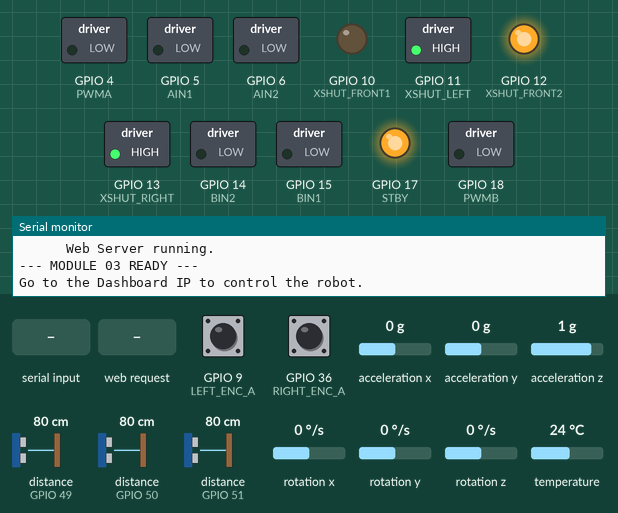
This sketch was run on a simulated ESP32-S3. On the bench: switched loads named in the sketch (green lamp = pin HIGH), output pins drawn as LEDs (lit = HIGH), the last lines printed to the serial monitor. The inputs (shaded band) are chosen by the test bench; at power-on: distance to the obstacle (sensors on GPIO 50, GPIO 51, GPIO 49) 80 cm, GPIO 9 (LEFT_ENC_A) HIGH, GPIO 36 (RIGHT_ENC_A) HIGH, acceleration x 0 g, acceleration y 0 g, acceleration z 1 g, rotation x 0 °/s, rotation y 0 °/s, rotation z 0 °/s, temperature 24 °C. WiFi joins after 1.5 s; servers stay silent unless stated.

Above: at 6.3 s.
6.4 s: "m" received over Serial
At 7.2 s:
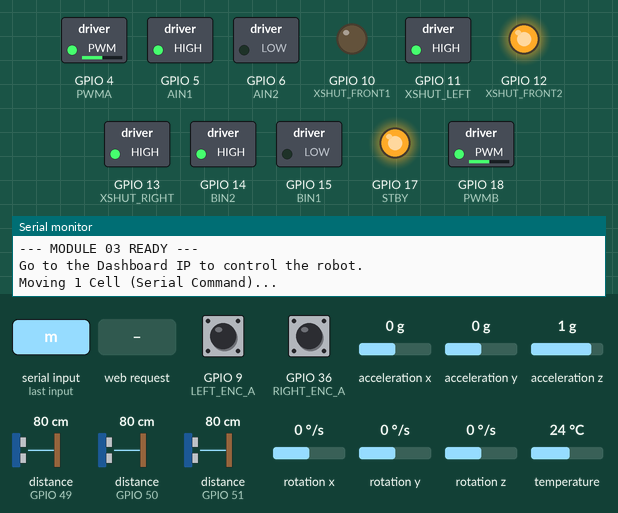
8.0 s: distance to the obstacle (sensor on GPIO 50) set to 2 cm
At 9.2 s:
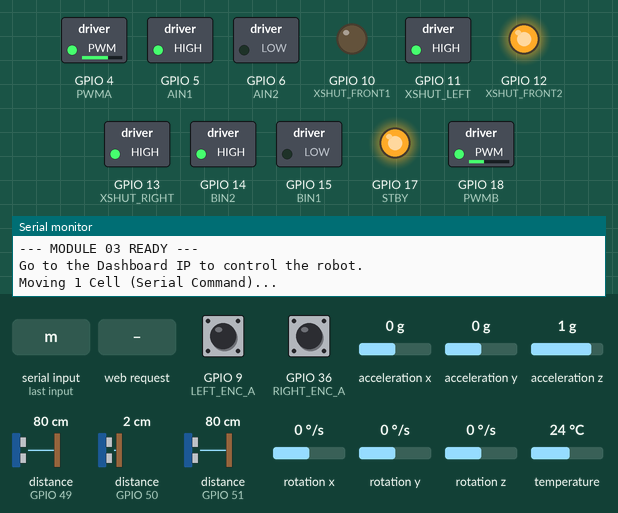
9.5 s: HTTP request GET /stop received
At 10.1 s:
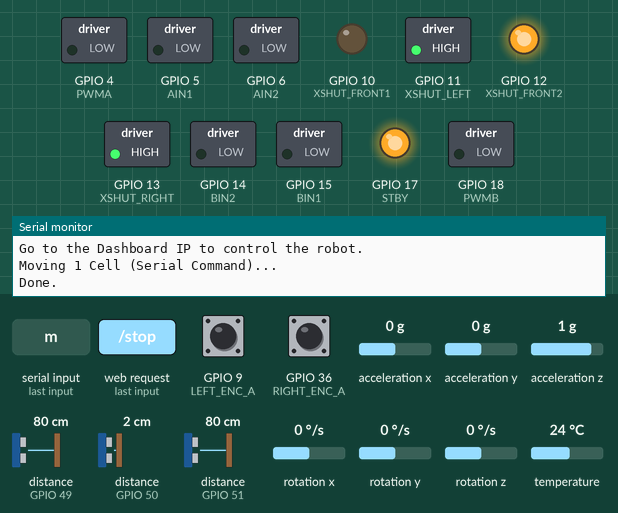
11.0 s: "m90\n" received over Serial
At 12.3 s:
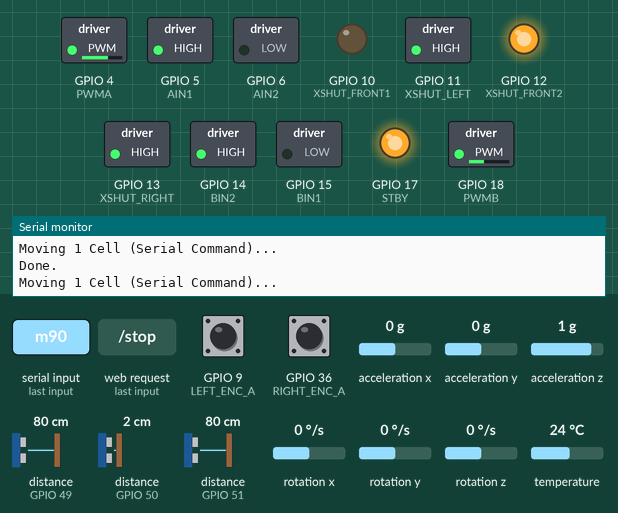
12.6 s: distance to the obstacle (sensor on GPIO 51) set to 4 cm
At 13.3 s:
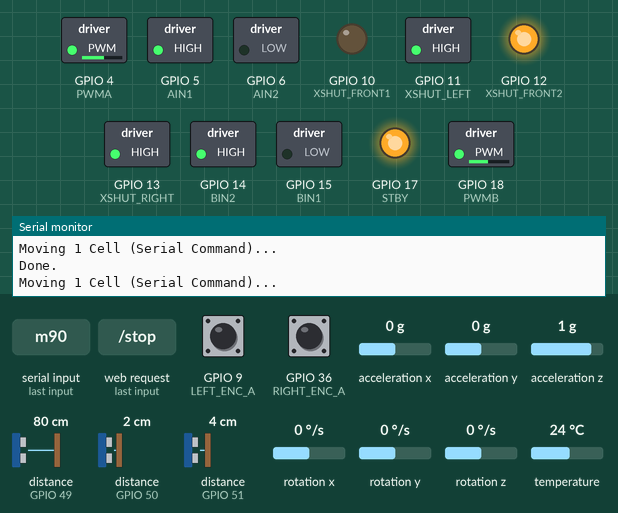
14.1 s: distance to the obstacle (sensor on GPIO 50) set to 120 cm
At 15.4 s:
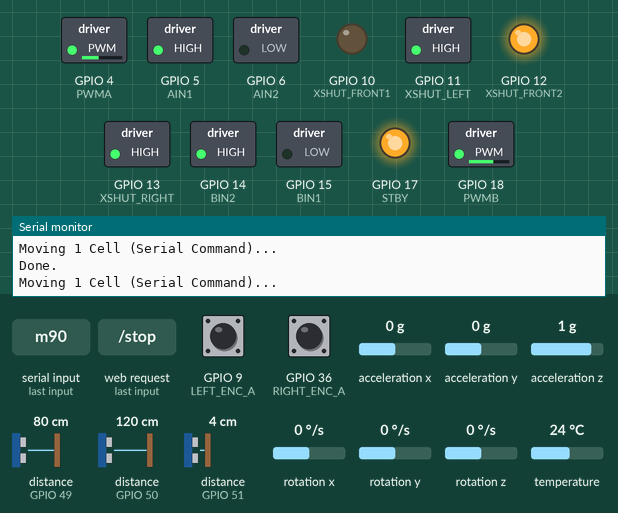
Timing chart, 0 to 16.6 s (numbered marks = the images above; inputs shaded):
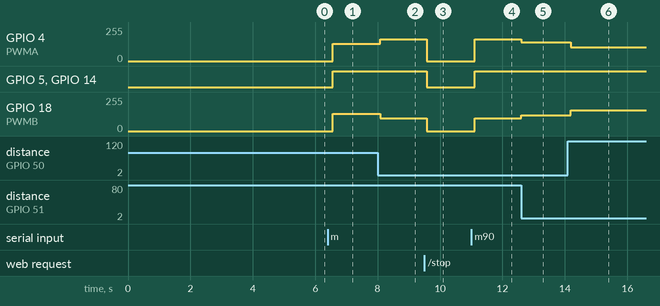

Measured:
- after the input at 6.4 s, GPIO 4 (PWMA), GPIO 18 (PWMB): 0/255 → 129/255 after 0.16 s; GPIO 5 (AIN1), GPIO 14 (BIN2): LOW → HIGH after 0.16 s
- after the input at 8.0 s, GPIO 4 (PWMA): 129/255 → 164/255 after 0.08 s; GPIO 18 (PWMB): 129/255 → 95/255 after 0.08 s
- after the input at 9.5 s, GPIO 4 (PWMA): 164/255 → 0/255 after 0.08 s; GPIO 5 (AIN1), GPIO 14 (BIN2): HIGH → LOW after 0.08 s; GPIO 18 (PWMB): 95/255 → 0/255 after 0.08 s
- after the input at 11.0 s, GPIO 4 (PWMA): 0/255 → 164/255 after 0.11 s; GPIO 5 (AIN1), GPIO 14 (BIN2): LOW → HIGH after 0.11 s; GPIO 18 (PWMB): 0/255 → 95/255 after 0.11 s
- after the input at 12.6 s, GPIO 4 (PWMA): 164/255 → 139/255 at once; GPIO 18 (PWMB): 95/255 → 120/255 at once
- after the input at 14.1 s, GPIO 4 (PWMA): 139/255 → 105/255 after 0.09 s; GPIO 18 (PWMB): 120/255 → 154/255 after 0.09 s

The sketch:

module03_motion_control.ino
```cpp
/*
====================================================
MODULE 03 - MOTION CONTROL (Unified Single File)
WITH WEB DASHBOARD
====================================================
*/

#include <Arduino.h>
#include <Wire.h>
#include <Adafruit_VL53L0X.h>
#include <Adafruit_MPU6050.h>
#include <Adafruit_Sensor.h>
#include <WiFi.h>
#include <WebServer.h>

//==================================================
// PIN DEFINITIONS & CALIBRATION (Extracted from Mod 02)
//==================================================
#define PWMA 4
#define AIN1 5
#define AIN2 6
#define PWMB 18
#define BIN1 15
#define BIN2 14
#define STBY 17

#define LEFT_ENC_A 9
#define RIGHT_ENC_A 36

#define I2C_SDA 40
#define I2C_SCL 2

#define XSHUT_FRONT1 10
#define XSHUT_FRONT2 12
#define XSHUT_LEFT   11
#define XSHUT_RIGHT  13

#define ADDR_FRONT1 0x30
#define ADDR_FRONT2 0x31
#define ADDR_LEFT   0x32
#define ADDR_RIGHT  0x33

const int PULSES_PER_CELL = 388;
const float TARGET_WALL_DIST = 90.0; // Target distance from walls in mm

//==================================================
// GLOBAL VARIABLES
//==================================================
volatile long leftPulse = 0;
volatile long rightPulse = 0;

int distFront1 = -1;
int distFront2 = -1;
int distLeft = -1;
int distRight = -1;

float yawAngle = 0.0;
float gyroZoffset = 0.0;
unsigned long lastMPUTime = 0;

const int BASE_PWM = 130; // Base speed for motors

// PID Settings - TUNED FOR SMOOTHER MOVEMENT
float Kp_straight = 1.0;
float Ki_straight = 0.0;
float Kd_straight = 0.5;

// ToF sensors are very noisy. High Kd amplifies this noise, causing violent shaking.
float Kp_wall = 0.5;  // Reduced Kp
float Ki_wall = 0.0;
float Kd_wall = 0.0;  // Set Kd to 0 to prevent derivative kick from sensor noise

// PID Variables
float prevError_straight = 0;
float integral_straight = 0;
unsigned long lastTime_straight = 0;

float prevError_wall = 0;
float integral_wall = 0;
unsigned long lastTime_wall = 0;

// Web Server Commands
bool commandMove = false;
bool commandStop = false;

//==================================================
// OBJECTS & WIFI
//==================================================
Adafruit_VL53L0X tofFront1 = Adafruit_VL53L0X();
Adafruit_VL53L0X tofFront2 = Adafruit_VL53L0X();
Adafruit_VL53L0X tofLeft   = Adafruit_VL53L0X();
Adafruit_VL53L0X tofRight  = Adafruit_VL53L0X();
Adafruit_MPU6050 mpu;

WebServer server(80);
const char* ssid = "Tecno Spark";
const char* password = "20240869kp";

//==================================================
// WEB DASHBOARD HTML
//==================================================
const char htmlPage[] PROGMEM = R"=====(
<!DOCTYPE html>
<html lang="en">
<head>
  <meta charset="UTF-8">
  <meta name="viewport" content="width=device-width, initial-scale=1.0">
  <title>MicroMouse Motion Control</title>
  <style>
    @import url('https://fonts.googleapis.com/css2?family=Inter:wght@400;600;800&display=swap');
    body {
      margin: 0;
      padding: 0;
      background: linear-gradient(135deg, #0f172a 0%, #1e293b 100%);
      color: #f8fafc;
      font-family: 'Inter', sans-serif;
      display: flex;
      flex-direction: column;
      align-items: center;
      min-height: 100vh;
    }
    h1 {
      margin-top: 20px;
      font-weight: 800;
      font-size: 2rem;
      text-align: center;
      background: -webkit-linear-gradient(45deg, #38bdf8, #818cf8);
      -webkit-background-clip: text;
      -webkit-text-fill-color: transparent;
    }
    .grid {
      display: grid;
      grid-template-columns: repeat(2, 1fr);
      gap: 15px;
      width: 90%;
      max-width: 400px;
      margin-top: 20px;
    }
    .card {
      background: rgba(255, 255, 255, 0.05);
      border: 1px solid rgba(255, 255, 255, 0.1);
      border-radius: 12px;
      padding: 15px;
      text-align: center;
    }
    .card h2 { margin: 0 0 5px 0; font-size: 1rem; color: #94a3b8; }
    .card .value { font-size: 1.8rem; font-weight: 800; }
    .yaw-card { grid-column: span 2; background: linear-gradient(135deg, rgba(56, 189, 248, 0.1), rgba(129, 140, 248, 0.1)); }

    .button-container {
      display: flex;
      flex-direction: column;
      gap: 15px;
      margin-top: 30px;
      width: 90%;
      max-width: 400px;
    }
    button {
      padding: 15px;
      font-size: 1.2rem;
      font-weight: 800;
      border: none;
      border-radius: 12px;
      cursor: pointer;
    }
    .btn-move { background: linear-gradient(135deg, #10b981 0%, #059669 100%); color: white; }
    .btn-stop { background: linear-gradient(135deg, #ef4444 0%, #dc2626 100%); color: white; }
    .status { margin-top: 20px; margin-bottom: 30px; font-size: 1rem; color: #94a3b8; }
  </style>
</head>
<body>
  <h1>MicroMouse Dashboard</h1>

  <div class="grid">
    <div class="card"><h2>Left (mm)</h2><div class="value" id="l">--</div></div>
    <div class="card"><h2>Right (mm)</h2><div class="value" id="r">--</div></div>
    <div class="card"><h2>Front1 (mm)</h2><div class="value" id="f1">--</div></div>
    <div class="card"><h2>Front2 (mm)</h2><div class="value" id="f2">--</div></div>
    <div class="card yaw-card"><h2>Yaw Angle</h2><div class="value" id="y">-- &deg;</div></div>
  </div>

  <div class="button-container">
    <button class="btn-move" onclick="sendCommand('move')">MOVE 1 CELL</button>
    <button class="btn-stop" onclick="sendCommand('stop')">EMERGENCY STOP</button>
  </div>

  <div class="status" id="status-text">Status: Ready</div>

  <script>
    async function sendCommand(cmd) {
      document.getElementById('status-text').innerText = "Status: Sending...";
      try {
        const response = await fetch('/' + cmd);
        const text = await response.text();
        document.getElementById('status-text').innerText = "Status: " + text;
      } catch (error) {
        document.getElementById('status-text').innerText = "Status: Error";
      }
    }

    async function fetchData() {
      try {
        const response = await fetch('/data');
        const data = await response.json();
        document.getElementById('f1').innerText = data.f1;
        document.getElementById('f2').innerText = data.f2;
        document.getElementById('l').innerText = data.l;
        document.getElementById('r').innerText = data.r;
        document.getElementById('y').innerHTML = parseFloat(data.y).toFixed(2) + ' &deg;';
      } catch (error) {}
    }
    setInterval(fetchData, 300);
  </script>
</body>
</html>
)=====";

//==================================================
// WEB SERVER HANDLERS
//==================================================
void handleRoot() {
    server.send(200, "text/html", htmlPage);
}

void handleMove() {
    commandMove = true;
    server.send(200, "text/plain", "Moving 1 Cell...");
}

void handleStop() {
    commandStop = true;
    server.send(200, "text/plain", "Stopped.");
}

void handleData() {
    String json = "{";
    json += "\"f1\":" + String(distFront1) + ",";
    json += "\"f2\":" + String(distFront2) + ",";
    json += "\"l\":" + String(distLeft) + ",";
    json += "\"r\":" + String(distRight) + ",";
    json += "\"y\":" + String(yawAngle, 2);
    json += "}";
    server.send(200, "application/json", json);
}

//==================================================
// ENCODER & MOTOR LOGIC
//==================================================
void IRAM_ATTR leftEncoderISR() { leftPulse++; }
void IRAM_ATTR rightEncoderISR() { rightPulse++; }

void setupMotors() {
    pinMode(AIN1, OUTPUT);
    pinMode(AIN2, OUTPUT);
    pinMode(BIN1, OUTPUT);
    pinMode(BIN2, OUTPUT);
    pinMode(STBY, OUTPUT);
    digitalWrite(STBY, HIGH);

    ledcAttach(PWMA, 1000, 8);
    ledcAttach(PWMB, 1000, 8);
}

void setupEncoders() {
    pinMode(LEFT_ENC_A, INPUT_PULLUP);
    pinMode(RIGHT_ENC_A, INPUT_PULLUP);
    attachInterrupt(digitalPinToInterrupt(LEFT_ENC_A), leftEncoderISR, RISING);
    attachInterrupt(digitalPinToInterrupt(RIGHT_ENC_A), rightEncoderISR, RISING);
}

void motorsStop() {
    digitalWrite(AIN1, LOW);
    digitalWrite(AIN2, LOW);
    digitalWrite(BIN1, LOW);
    digitalWrite(BIN2, LOW);
    ledcWrite(PWMA, 0);
    ledcWrite(PWMB, 0);
}

void leftMotor(int pwm) {
    pwm = constrain(pwm, -255, 255);
    if (pwm > 0) {
        digitalWrite(AIN1, HIGH);
        digitalWrite(AIN2, LOW);
        ledcWrite(PWMA, pwm);
    } else if (pwm < 0) {
        digitalWrite(AIN1, LOW);
        digitalWrite(AIN2, HIGH);
        ledcWrite(PWMA, -pwm);
    } else {
        digitalWrite(AIN1, LOW);
        digitalWrite(AIN2, LOW);
        ledcWrite(PWMA, 0);
    }
}

void rightMotor(int pwm) {
    pwm = constrain(pwm, -255, 255);
    if (pwm > 0) {
        digitalWrite(BIN1, LOW);
        digitalWrite(BIN2, HIGH);
        ledcWrite(PWMB, pwm);
    } else if (pwm < 0) {
        digitalWrite(BIN1, HIGH);
        digitalWrite(BIN2, LOW);
        ledcWrite(PWMB, -pwm);
    } else {
        digitalWrite(BIN1, LOW);
        digitalWrite(BIN2, LOW);
        ledcWrite(PWMB, 0);
    }
}

//==================================================
// SENSOR LOGIC (ToF)
//==================================================
void setupToF() {
    pinMode(XSHUT_FRONT1, OUTPUT);
    pinMode(XSHUT_FRONT2, OUTPUT);
    pinMode(XSHUT_LEFT, OUTPUT);
    pinMode(XSHUT_RIGHT, OUTPUT);

    digitalWrite(XSHUT_FRONT1, LOW);
    digitalWrite(XSHUT_FRONT2, LOW);
    digitalWrite(XSHUT_LEFT, LOW);
    digitalWrite(XSHUT_RIGHT, LOW);
    delay(10);

    // Front 1 is unplugged, disabled to prevent hanging
    // digitalWrite(XSHUT_FRONT1, HIGH); delay(10);
    // if (!tofFront1.begin(ADDR_FRONT1, false, &Wire)) Serial.println("Error F1");

    digitalWrite(XSHUT_FRONT2, HIGH); delay(10);
    if (!tofFront2.begin(ADDR_FRONT2, false, &Wire)) Serial.println("Error F2");

    digitalWrite(XSHUT_LEFT, HIGH); delay(10);
    if (!tofLeft.begin(ADDR_LEFT, false, &Wire)) Serial.println("Error L");

    digitalWrite(XSHUT_RIGHT, HIGH); delay(10);
    if (!tofRight.begin(ADDR_RIGHT, false, &Wire)) Serial.println("Error R");
}

void readToF() {
    VL53L0X_RangingMeasurementData_t m;

    // Front 1 is unplugged
    // tofFront1.rangingTest(&m, false);
    // distFront1 = (m.RangeStatus != 4) ? m.RangeMilliMeter : -1;

    tofFront2.rangingTest(&m, false);
    distFront2 = (m.RangeStatus != 4) ? m.RangeMilliMeter : -1;

    tofLeft.rangingTest(&m, false);
    distLeft = (m.RangeStatus != 4) ? m.RangeMilliMeter : -1;

    tofRight.rangingTest(&m, false);
    distRight = (m.RangeStatus != 4) ? m.RangeMilliMeter : -1;
}

//==================================================
// SENSOR LOGIC (MPU6050)
//==================================================
void calibrateMPU() {
    Serial.println("Calibrating IMU... Keep still.");
    delay(1000);
    float zSum = 0;
    int samples = 200;
    sensors_event_t a, g, t;
    for (int i = 0; i < samples; i++) {
        mpu.getEvent(&a, &g, &t);
        zSum += g.gyro.z;
        delay(5);
    }
    gyroZoffset = zSum / samples;
    lastMPUTime = millis();
    yawAngle = 0.0;
}

void setupMPU() {
    if (mpu.begin()) {
        mpu.setAccelerometerRange(MPU6050_RANGE_8_G);
        mpu.setGyroRange(MPU6050_RANGE_500_DEG);
        mpu.setFilterBandwidth(MPU6050_BAND_21_HZ);
        calibrateMPU();
    }
}

void updateYaw() {
    sensors_event_t a, g, t;
    mpu.getEvent(&a, &g, &t);

    unsigned long now = millis();
    float dt = (now - lastMPUTime) / 1000.0;
    lastMPUTime = now;

    float zRate = g.gyro.z - gyroZoffset;
    if (abs(zRate) < 0.03) zRate = 0.0;

    yawAngle += (zRate * 57.2958) * dt;
}

//==================================================
// MOTION CONTROL ALGORITHMS
//==================================================
void driveStraight() {
    // Standard: error > 0 means Steer RIGHT.
    // If rightPulse > leftPulse, robot is curving LEFT -> We need to steer RIGHT. So error = rightPulse - leftPulse
    float error = rightPulse - leftPulse;

    updateYaw();
    // If yawAngle > 0, robot turned LEFT -> We need to steer RIGHT -> error needs to increase.
    error += yawAngle * 10;

    unsigned long now = millis();
    float dt = (now - lastTime_straight) / 1000.0;
    if (dt <= 0.001) dt = 0.05; // Fallback
    lastTime_straight = now;

    integral_straight += error * dt;
    float derivative = (error - prevError_straight) / dt;

    // Limit integral
    integral_straight = constrain(integral_straight, -100, 100);

    float correction = (Kp_straight * error) + (Ki_straight * integral_straight) + (Kd_straight * derivative);

    // Prevent massive corrections that cause spinning
    correction = constrain(correction, -60, 60);

    prevError_straight = error;

    // +correction means Steer RIGHT (Left motor speeds up, Right motor slows down)
    int currentLeftPWM = constrain(BASE_PWM + correction, 0, 255);
    int currentRightPWM = constrain(BASE_PWM - correction, 0, 255);

    leftMotor(currentLeftPWM);
    rightMotor(currentRightPWM);
}

void followWalls() {
    readToF();

    bool leftWall = (distLeft > 0 && distLeft < 150);
    bool rightWall = (distRight > 0 && distRight < 150);

    float error = 0;

    if (leftWall && rightWall) {
        // If distRight < distLeft, robot is closer to RIGHT wall.
        // We must steer LEFT.
        // If error > 0, the code below steers RIGHT (Left wheel gets +, Right wheel gets -).
        // Therefore, if closer to RIGHT, error must be < 0.
        // error = distRight - distLeft will be negative when closer to right wall.
        error = distRight - distLeft;
    } else if (leftWall) {
        // Closer to left wall -> distLeft < TARGET -> error > 0 -> steers RIGHT
        error = TARGET_WALL_DIST - distLeft;
    } else if (rightWall) {
        // Closer to right wall -> distRight < TARGET -> error < 0 -> steers LEFT
        error = distRight - TARGET_WALL_DIST;
    } else {
        driveStraight();
        return;
    }

    unsigned long now = millis();
    float dt = (now - lastTime_wall) / 1000.0;
    if (dt <= 0.001) dt = 0.05; // Fallback
    lastTime_wall = now;

    integral_wall += error * dt;
    float derivative = (error - prevError_wall) / dt;

    // Limit integral to prevent windup
    integral_wall = constrain(integral_wall, -100, 100);

    float correction = (Kp_wall * error) + (Ki_wall * integral_wall) + (Kd_wall * derivative);

    // Prevent massive corrections that cause spinning
    correction = constrain(correction, -60, 60);

    prevError_wall = error;

    // BASE_PWM + correction for Left, BASE_PWM - correction for Right
    // error > 0 => correction > 0 => Left speeds up, Right slows down => Steers RIGHT
    int currentLeftPWM = constrain(BASE_PWM + correction, 0, 255);
    int currentRightPWM = constrain(BASE_PWM - correction, 0, 255);

    leftMotor(currentLeftPWM);
    rightMotor(currentRightPWM);
}

void moveOneCell() {
    noInterrupts();
    leftPulse = 0;
    rightPulse = 0;
    interrupts();

    yawAngle = 0.0;

    while (true) {
        // If an emergency stop command comes in while moving, break out
        server.handleClient();
        if (commandStop) {
            commandStop = false;
            break;
        }

        long avgPulse = (leftPulse + rightPulse) / 2;
        if (avgPulse >= PULSES_PER_CELL) {
            break;
        }

        followWalls();
        // Removed delay(50) here! The sensor reading in followWalls()
        // naturally provides the loop delay (~60-90ms).
        // Removing the extra delay makes the robot react MUCH faster.
    }

    motorsStop();
}

//==================================================
// SETUP
//==================================================
void setup() {
    Serial.begin(115200);

    // Wait for Serial Monitor to connect (Native USB on ESP32-S3)
    // We wait up to 5 seconds so it doesn't block forever if not connected
    unsigned long startWait = millis();
    while (!Serial && millis() - startWait < 5000) {
        delay(10);
    }
    delay(1000);

    Serial.println("\n\n=========================================");
    Serial.println("--- STARTING MODULE 03 SETUP ---");
    Serial.println("=========================================\n");

    Serial.println("[1/7] Initializing I2C...");
    Wire.begin(I2C_SDA, I2C_SCL);
    Wire.setClock(400000); // 400kHz

    // Small delay to let I2C stabilize
    delay(100);
    Serial.println("      I2C Initialized.");

    Serial.println("[2/7] Setting up motors...");
    setupMotors();
    motorsStop();
    Serial.println("      Motors setup complete.");

    Serial.println("[3/7] Setting up encoders...");
    setupEncoders();
    Serial.println("      Encoders setup complete.");

    Serial.println("[4/7] Setting up ToF sensors...");
    setupToF();
    Serial.println("      ToF sensors setup complete.");

    Serial.println("[5/7] Setting up MPU6050...");
    setupMPU();
    Serial.println("      MPU6050 setup complete.");

    Serial.println("[6/7] Connecting to Wi-Fi...");
    WiFi.mode(WIFI_STA);
    WiFi.begin(ssid, password);

    while (WiFi.status() != WL_CONNECTED) {
        delay(500);
        Serial.print(".");
    }

    Serial.println();
    Serial.print("      Connected! Dashboard IP: ");
    Serial.println(WiFi.localIP());

    Serial.println("[7/7] Starting Web Server...");
    server.on("/", handleRoot);
    server.on("/move", handleMove);
    server.on("/stop", handleStop);
    server.on("/data", handleData);
    server.begin();
    Serial.println("      Web Server running.");

    Serial.println("\n--- MODULE 03 READY ---");
    Serial.println("Go to the Dashboard IP to control the robot.");
}

//==================================================
// LOOP
//==================================================
void loop() {
    // 1. Listen for Web Server clients
    server.handleClient();

    // 2. Read Sensors Periodically for the Dashboard
    static unsigned long lastToF = 0;
    if (millis() - lastToF > 200) {
        readToF();
        lastToF = millis();
    }

    // 2. Execute pending web commands safely outside of the interrupt/handler context
    if (commandMove) {
        commandMove = false;
        Serial.println("Moving 1 Cell (Web Command)...");
        moveOneCell();
        Serial.println("Done.");
    }

    if (commandStop) {
        commandStop = false;
        motorsStop();
        Serial.println("Emergency Stop Executed.");
    }

    // 3. Fallback Serial Commands
    if (Serial.available()) {
        char c = Serial.read();
        if (c == 'm') {
            Serial.println("Moving 1 Cell (Serial Command)...");
            moveOneCell();
            Serial.println("Done.");
        } else if (c == 's') {
            motorsStop();
            Serial.println("Stopped (Serial Command).");
        }
    }

    updateYaw();
    delay(10);
}
```
